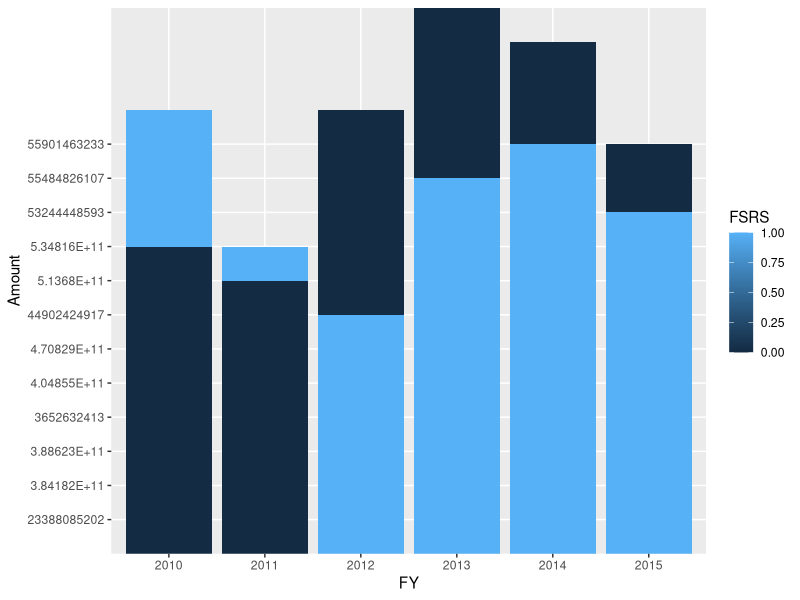

Write R code to recreate this figure.
# FSRS reporting

library(tidyverse)
library(magrittr)
options(scipen = 999)

comp_data <- read_csv("Contract_FSRSinFPDShistory.csv")

comp_data %<>% 
  filter(NumberOfContracts != "NULL" & fiscal_year >= 2010) %>%
  filter(fiscal_year != "NULL") %>%
  select(
    FY = fiscal_year,
    Amount = PrimeObligatedAmount, 
    Contracts = NumberOfContracts,
    FSRS = IsInFSRS)

p <- ggplot(data = comp_data, aes(x = FY, y = Amount, fill = FSRS)) +
  geom_bar(stat = 'identity', position = 'stack')

p
